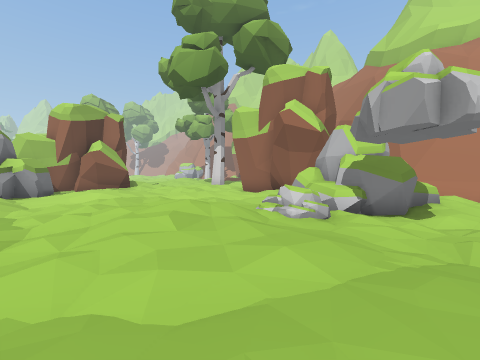
view 1 (above)

15 first-person views from a walk through a 3-D level made in the Unity game engine. The camera is 1.5 m above the floor, tilts 2° down and sees 90° across. The floor is counted in squares, 2 m on a side. Each view is taken from the middle of a square. On the plan, view 1 faces up. The plan holds only what a view shows up to about 9 squares ahead; the rest is blank. The place goes on beyond the plan. Some animated figures are not drawn. Some surface patterns are stand-ins.

view 2
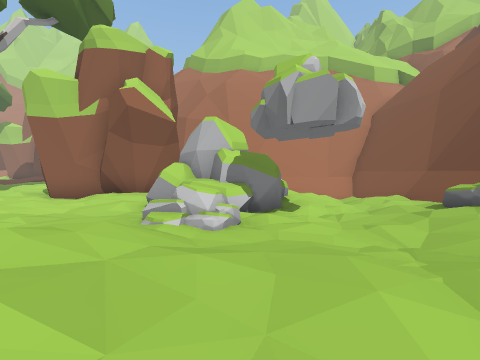

view 3
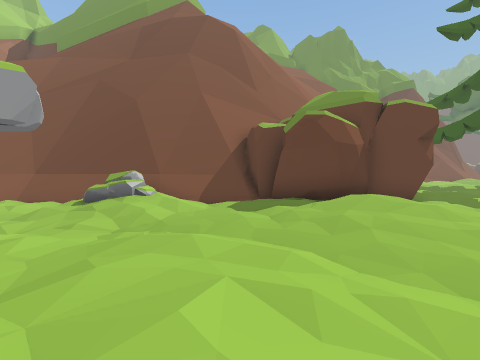

view 4
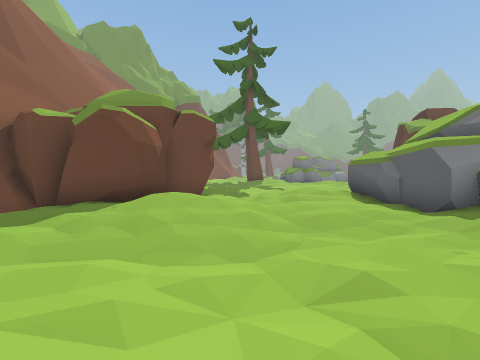

view 5
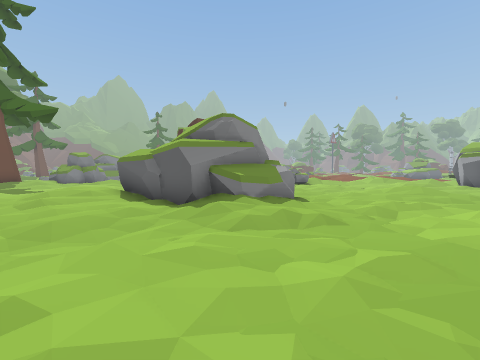

view 6
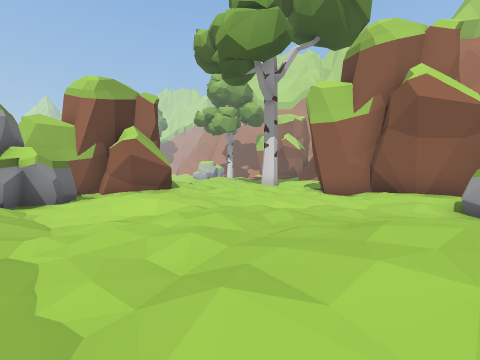

view 7
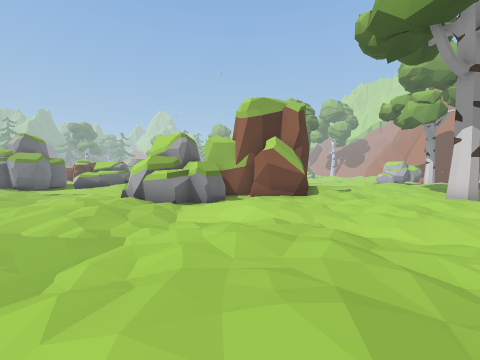

view 8
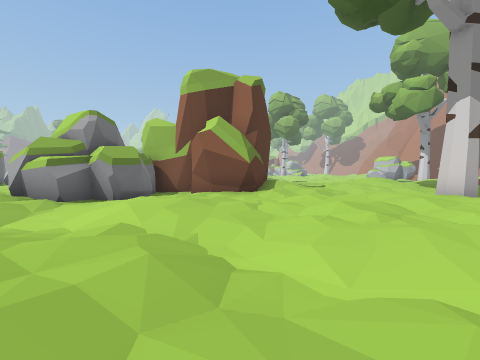

view 9
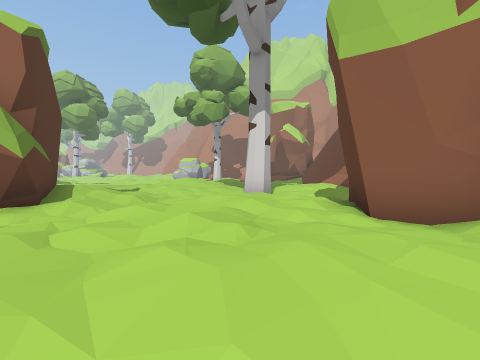

view 10
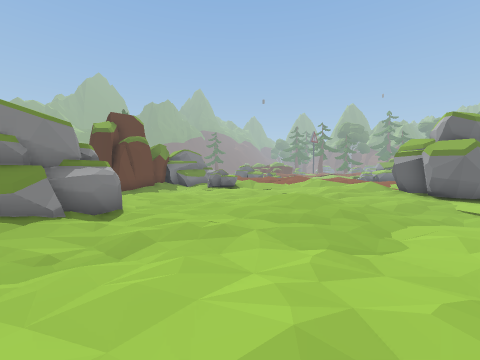

view 11
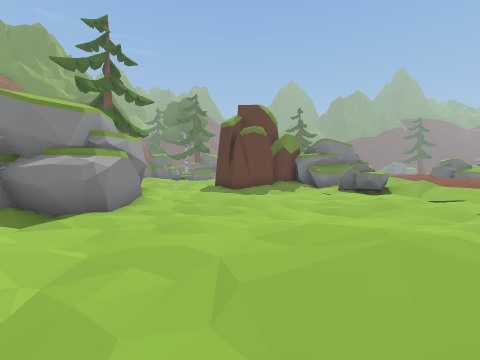

view 12
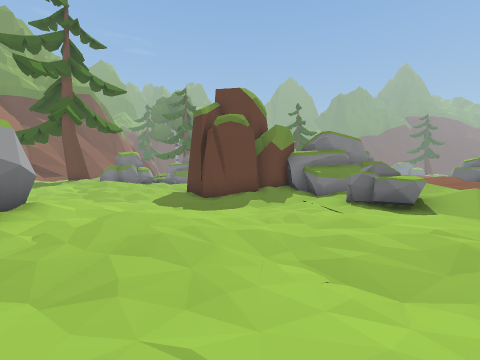

view 13
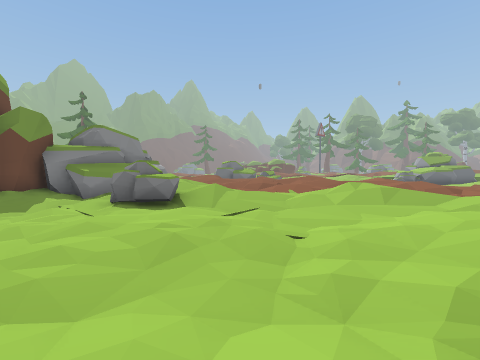

view 14
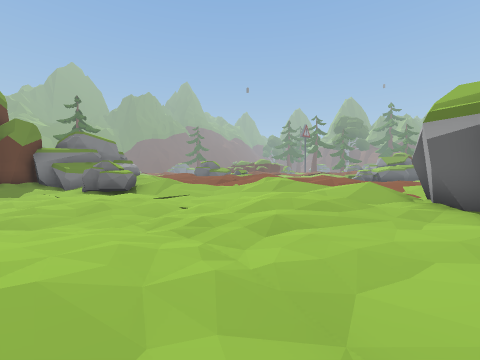

view 15
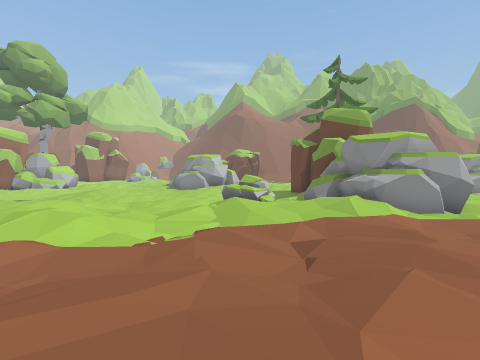

### Floor plan
Key: @ floor where view 1 was taken; # wall or solid block; . main floor; : floor 0.25 m higher than the main floor; - floor 0.25 m lower than the main floor; + floor 0.5 m higher than the main floor; _ floor 0.5 m lower than the main floor; * floor 0.75 m higher than the main floor; % floor 1.5 m higher than the main floor; / step, stairs or slope; = window, fence, low wall or low ledge; ^ raised ledge; R rock.
Columns run from 27 left of view 1 to 9 right of it. Each row starts with its distance up from view 1.
 17                       ::...:+:
 16                       -.--#...
 15                      :.-...--
 14                     #+:-.::.#
 13                     ##...::.#
 12                  #####..:...##
 11                  #--.-..:..-.#
 10                  ###.::......##
  9                   ##.::....--..
  8                  ###--...-.--#   ###
  7                ...:./_-...-.-##  :/
  6        #--___----:+:/--.::../^##^..
  5       ##--___----:+:.--..:+/R=-/--_-#
  4      ##.---_-..---:.----.:+:..----./#
  3   :-/#...---.:...-----....::.-...//##
  2  +:. */::.--:+..-.--.-.........:R:##
  1  :.. +::+./-....--./::-.--..:../=##
  0  +.  /....-_------.#^:---.:@:../##
 -1  +. /*:.-_-___---#####..-:/+:..##
 -2    ///:---.-_-..-#   #...:/*####
 -3   :../..--..--.:.##  #:../::#
 -4  *+:/./:/-.----..:#  #++.-.#
 -5 /*+::.//+R/-____-..   ++.--#
 -6  *//..:::%R-____----     .:
 -7   ++/::*:..--/__-..--   .::
 -8    +:+**/##./##-.::..   ..:
 -9     ../#######
-10      :.#   #

Positions as (right, up) in squares from view 1, and headings:
1: (0, 0), facing up
2: (-1, 2), facing up-right
3: (-2, 4), facing down-right
4: (-2, 4), facing down
5: (-3, 4), facing down-left
6: (-3, 3), facing up
7: (-1, 4), facing up-left
8: (-1, 7), facing up-left
9: (-2, 8), facing up
10: (-8, 6), facing down-left
11: (-13, 4), facing down
12: (-14, 1), facing down
13: (-15, 1), facing down-left
14: (-15, 4), facing down-left
15: (-27, -5), facing right
